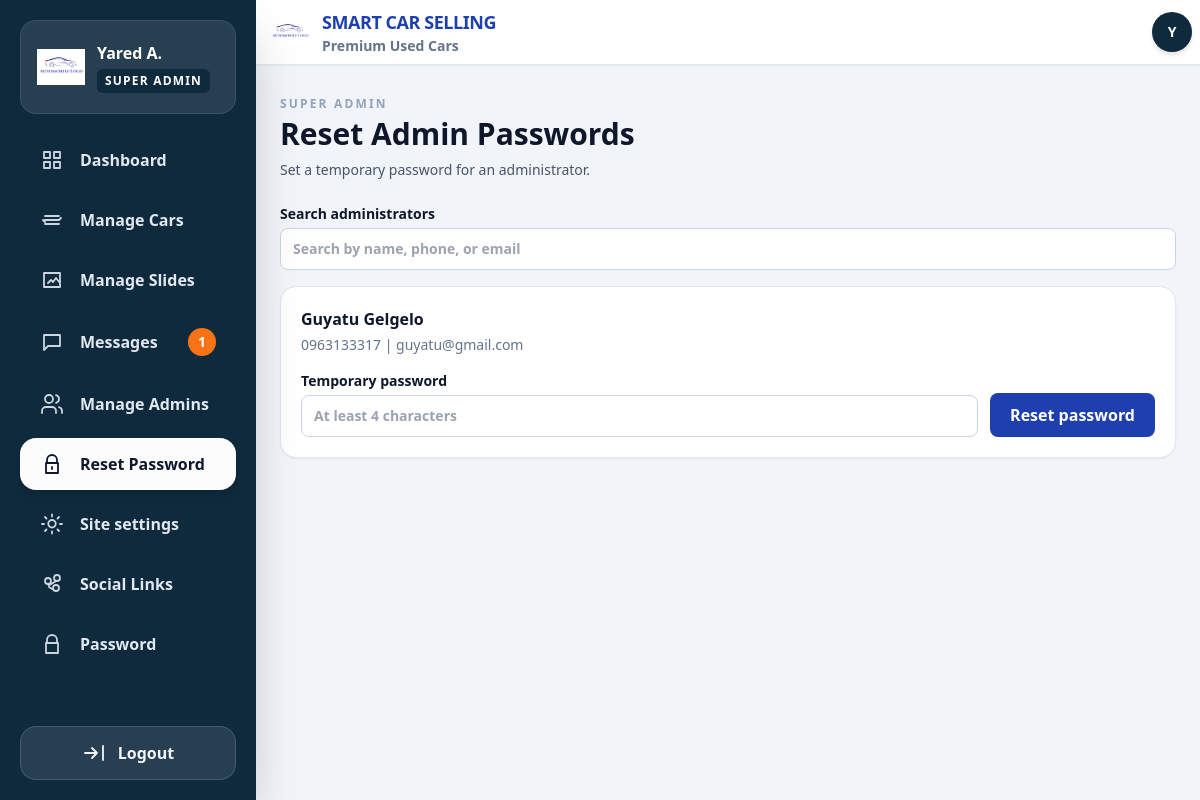
The page /admin/admin_password_reset.php (signed in) on the database its author committed.
### tables this page shows
CREATE TABLE IF NOT EXISTS `users` (
  `id` int(11) NOT NULL AUTO_INCREMENT,
  `username` varchar(50) NOT NULL,
  `password` varchar(255) NOT NULL,
  `role` enum('super_admin','admin','user') DEFAULT 'admin',
  `created_at` datetime DEFAULT current_timestamp(),
  `email` varchar(100) NOT NULL DEFAULT '',
  `name` varchar(100) NOT NULL DEFAULT '',
  `phone` varchar(20) DEFAULT NULL,
  `force_password_change` tinyint(1) NOT NULL DEFAULT 0,
  PRIMARY KEY (`id`)
);

### site_settings.php (called while the page is built, shortened)
<?php
function get_site_settings(PDO $pdo): array
{
    $defaults = [
        'site_name' => 'Smart Car Selling',
        'tagline' => 'Premium Used Cars',
        'logo_path' => 'car.png',
        'contact_phone' => '',
        'additional_phones' => '[]',
        'contact_email' => '',
        'address' => '',
        'primary_color' => '#1E40AF',
        'header_color' => '#172554',
        'footer_color' => '#172554',
        'header_content_color' => '#FFFFFF',
        'footer_content_color' => '#FFFFFF',
    ];
    $stmt = $pdo->query('SELECT setting_key, setting_value FROM site_settings');
    foreach ($stmt->fetchAll(PDO::FETCH_ASSOC) as $setting) {
        if (array_key_exists($setting['setting_key'], $defaults)) {
            $defaults[$setting['setting_key']] = $setting['setting_value'];
        }
    }
    return $defaults;
}

### admin/session.php (called while the page is built, shortened)
<?php
require_once __DIR__ . '/config.php';
$stmt = $pdo->prepare("SELECT id, name, email, phone, role, force_password_change FROM users WHERE id = ? AND role IN ('admin', 'super_admin')");
$stmt->execute([$_SESSION['admin_id']]);
$admin = $stmt->fetch(PDO::FETCH_ASSOC);
$displayName = !empty($admin['name'])
    ? $admin['name']
    : ($admin['email'] ?: $admin['phone']);
require_once __DIR__ . '/../site_settings.php';
$siteSettings = get_site_settings($pdo);
$adminLogoPath = '../' . ltrim($siteSettings['logo_path'], '/');

### admin/admin_password_reset.php (the view, shortened to what this page needs)
<?php
require_once __DIR__ . '/session.php';
$accounts = $pdo->query("SELECT id, name, email, phone FROM users WHERE role = 'admin' ORDER BY name, phone")->fetchAll(PDO::FETCH_ASSOC);
?>
<!DOCTYPE html>
<html lang="en">
<head>
  <script src="https://cdn.tailwindcss.com"></script>
</head>
<body class="min-h-screen bg-slate-100 text-slate-900">
<?php include __DIR__ . '/header.php'; ?>
<?php $activeSidebar = 'password_reset'; include __DIR__ . '/sidebar.php'; ?>
<main id="main-content" class="min-h-screen w-full pt-16 transition-all duration-300">
  <div class="mx-auto max-w-5xl px-4 py-8 sm:px-6">
    <div class="mb-6">
      <p class="text-xs font-bold uppercase tracking-[0.18em] text-slate-400">Super admin</p>
      <h1 class="mt-1 text-2xl font-bold sm:text-3xl">Reset Admin Passwords</h1>
      <p class="mt-2 text-sm text-slate-600">Set a temporary password for an administrator.</p>
    </div>
    <?php if ($accounts): ?>
      <label class="mb-4 block text-sm font-semibold">Search administrators
        <input type="search" id="admin-search" class="mt-1 w-full rounded-lg border border-slate-300 bg-white px-3 py-2.5" placeholder="Search by name, phone, or email">
      </label>
    <?php endif; ?>
    <div id="admin-account-list" class="space-y-4">
      <?php foreach ($accounts as $account): ?>
        <section class="admin-account rounded-2xl border border-slate-200 bg-white p-5 shadow-sm" data-search="<?= htmlspecialchars(mb_strtolower(implode(' ', array_filter([$account['name'], $account['phone'], $account['email']]))), ENT_QUOTES, 'UTF-8') ?>">
          <div class="mb-4">
            <h2 class="font-bold"><?= htmlspecialchars($account['name'] ?: $account['phone']) ?></h2>
            <p class="mt-1 text-sm text-slate-500"><?= htmlspecialchars($account['phone'] ?: '-') ?><?= $account['email'] ? ' | ' . htmlspecialchars($account['email']) : '' ?></p>
          </div>
          <form method="post" class="flex flex-col gap-3 sm:flex-row sm:items-end" data-confirm-title="Reset this password?" data-confirm-message="This will immediately replace the current password. The administrator will need to use the temporary password and change it after signing in." data-confirm-button="Reset password" data-confirm-style="primary">
            <label class="flex-1 text-sm font-semibold">Temporary password
              <input type="text" name="temporary_password" required minlength="4" autocomplete="off" class="mt-1 w-full rounded-lg border border-slate-300 px-3 py-2.5" placeholder="At least 4 characters">
            </label>
            <button type="submit" class="rounded-lg bg-primary px-5 py-2.5 font-bold text-white">Reset password</button>
          </form>
        </section>
      <?php endforeach; ?>
    </div>
  </div>
</main>
</body>
</html>

### admin/header.php (shortened to what this page needs)
<header class="fixed left-0 right-0 top-0 z-50 border-b border-slate-200 bg-white shadow-sm">
  <div class="flex h-16 w-full items-center justify-between px-2 lg:h-16">
    <div id="header-left" class="flex items-center transition-all duration-300">
      <a href="dashboard.php" class="ml-1 flex items-center gap-3">
        <img src="<?= htmlspecialchars($adminLogoPath, ENT_QUOTES, 'UTF-8') ?>" alt="Logo"
          class="h-10 w-10 object-contain">
        <span class="flex min-w-0 max-w-[42vw] flex-col">
          <span class="truncate text-base font-bold uppercase tracking-tight text-primary lg:text-lg">
            <?= htmlspecialchars($siteSettings['site_name'], ENT_QUOTES, 'UTF-8') ?>
          </span>
          <?php if ($siteSettings['tagline'] !== ''): ?>
            <span class="truncate text-xs font-semibold normal-case text-slate-500 sm:text-sm">
              <?= htmlspecialchars($siteSettings['tagline'], ENT_QUOTES, 'UTF-8') ?>
            </span>
          <?php endif; ?>
        </span>
      </a>
    </div>
    <div class="text-slate-900">
      <div class="relative">
        <button id="profile-btn" class="rounded-full transition" aria-label="Open profile menu">
          <span class="flex h-10 w-10 items-center justify-center rounded-full bg-[#0f2a3d] text-sm font-bold text-white shadow-md">
            <?= htmlspecialchars(strtoupper(substr($displayName, 0, 1)), ENT_QUOTES, 'UTF-8') ?>
          </span>
        </button>
      </div>
    </div>
  </div>
</header>

### admin/sidebar.php (shortened to what this page needs)
<?php
$unreadMessages = 0;
try {
    $unreadMessages = (int) $pdo->query("SELECT COUNT(*) FROM contact_messages WHERE is_read = 0")->fetchColumn();
} catch (Throwable $e) {
    $unreadMessages = 0;
}
$activeSidebar = $activeSidebar ?? '';
$nameParts = preg_split('/\s+/', trim((string) $displayName)) ?: [];
$firstName = $nameParts[0] ?? '';
$firstName = $firstName !== '' ? mb_strtoupper(mb_substr($firstName, 0, 1)) . mb_substr($firstName, 1) : 'Admin';
$shortName = $firstName;
if (isset($nameParts[1]) && trim($nameParts[1]) !== '') {
    $shortName .= ' ' . mb_strtoupper(mb_substr(trim($nameParts[1]), 0, 1)) . '.';
}
$navItems = [
    'dashboard' => ['Dashboard', 'dashboard.php', '<path stroke-linecap="round" stroke-linejoin="round" stroke-width="1.8" d="M4 4h6v6H4zm10 0h6v6h-6zM4 14h6v6H4zm10 0h6v6h-6z"/>'],
    'cars' => ['Manage Cars', 'cars.php', '<path stroke-linecap="round" stroke-linejoin="round" stroke-width="1.8" d="M5 12h14M5 8h14M5 16h14M3 12l2 2m14-2l2-2"/>'],
    'slides' => ['Manage Slides', 'hero_images.php', '<path stroke-linecap="round" stroke-linejoin="round" stroke-width="1.8" d="M4 5h16v14H4zm4 10l3-3 2 2 3-4 4 5"/>'],
    'messages' => ['Messages', 'messages.php', '<path stroke-linecap="round" stroke-linejoin="round" stroke-width="1.8" d="M4 5h16v11H8l-4 4V5z"/>'],
];
?>
<aside id="sidebar"
  class="fixed inset-y-0 left-0 z-50 flex w-64 -translate-x-full flex-col bg-[#0f2a3d] text-white shadow-2xl transition-transform duration-300 ease-in-out">
  <div class="mx-5 mt-5 flex items-center justify-between rounded-2xl border border-white/10 bg-white/10 px-4 py-5">
    <a href="dashboard.php" class="flex min-w-0 items-center gap-3 overflow-hidden">
      <img src="<?= htmlspecialchars($adminLogoPath, ENT_QUOTES, 'UTF-8') ?>" alt="Logo" class="h-12 w-12 flex-shrink-0 object-contain">
      <span class="min-w-0">
        <span class="block truncate text-base font-bold"><?= htmlspecialchars($shortName, ENT_QUOTES, 'UTF-8') ?></span>
        <span class="mt-1 inline-block rounded-md bg-[#0f2a3d] px-2 py-1 text-xs font-bold tracking-widest text-white"><?= $admin['role'] === 'super_admin' ? 'SUPER ADMIN' : 'ADMIN' ?></span>
      </span>
    </a>
  </div>
  <nav class="mt-5 flex-1 overflow-y-auto px-5 pb-4">
    <ul class="space-y-2">
      <?php foreach ($navItems as $key => [$label, $href, $icon]): ?>
        <li>
          <a href="<?= htmlspecialchars($href, ENT_QUOTES, 'UTF-8') ?>"
            class="<?= $activeSidebar === $key
              ? 'flex items-center gap-4 rounded-2xl bg-[#FCFCFC] px-5 py-3.5 text-base font-bold text-slate-900 shadow-lg'
              : 'flex items-center gap-4 rounded-xl px-5 py-3.5 text-base font-semibold text-slate-200 transition hover:bg-white/10 hover:text-white' ?>">
            <svg class="h-6 w-6 <?= $activeSidebar === $key ? '' : 'text-slate-300' ?>" fill="none" stroke="currentColor" viewBox="0 0 24 24"><?= $icon ?></svg>
            <span><?= htmlspecialchars($label, ENT_QUOTES, 'UTF-8') ?></span>
            <?php if ($key === 'messages' && $unreadMessages > 0): ?>
              <span class="ml-auto flex h-7 w-7 items-center justify-center rounded-full bg-orange-500 text-sm text-white"><?= $unreadMessages ?></span>
            <?php endif; ?>
          </a>
        </li>
      <?php endforeach; ?>
      <?php if ($admin['role'] === 'super_admin'): ?>
        <li>
          <a href="admin_accounts.php" class="<?= $activeSidebar === 'admins'
            ? 'flex items-center gap-4 rounded-2xl bg-[#FCFCFC] px-5 py-3.5 text-base font-bold text-slate-900 shadow-lg'
            : 'flex items-center gap-4 rounded-xl px-5 py-3.5 text-base font-semibold text-slate-200 transition hover:bg-white/10 hover:text-white' ?>">
            <svg class="h-6 w-6 <?= $activeSidebar === 'admins' ? '' : 'text-slate-300' ?>" fill="none" stroke="currentColor" viewBox="0 0 24 24"><path stroke-linecap="round" stroke-linejoin="round" stroke-width="1.8" d="M16 21v-2a4 4 0 00-4-4H6a4 4 0 00-4 4v2m7-10a4 4 0 100-8 4 4 0 000 8zm13 10v-2a4 4 0 00-3-3.87M16 3.13a4 4 0 010 7.75"/></svg>
            Manage Admins
          </a>
        </li>
        <li>
          <a href="admin_password_reset.php" class="<?= $activeSidebar === 'password_reset'
            ? 'flex items-center gap-4 rounded-2xl bg-[#FCFCFC] px-5 py-3.5 text-base font-bold text-slate-900 shadow-lg'
            : 'flex items-center gap-4 rounded-xl px-5 py-3.5 text-base font-semibold text-slate-200 transition hover:bg-white/10 hover:text-white' ?>">
            <svg class="h-6 w-6 <?= $activeSidebar === 'password_reset' ? '' : 'text-slate-300' ?>" fill="none" stroke="currentColor" viewBox="0 0 24 24"><path stroke-linecap="round" stroke-linejoin="round" stroke-width="1.8" d="M7 11V8a5 5 0 0110 0v3m-11 0h12v10H6V11zm6 4v2"/></svg>
            Reset Password
          </a>
        </li>
        <li>
          <a href="settings.php" class="<?= $activeSidebar === 'settings'
            ? 'flex items-center gap-4 rounded-2xl bg-[#FCFCFC] px-5 py-3.5 text-base font-bold text-slate-900 shadow-lg'
            : 'flex items-center gap-4 rounded-xl px-5 py-3.5 text-base font-semibold text-slate-200 transition hover:bg-white/10 hover:text-white' ?>">
            <svg class="h-6 w-6 <?= $activeSidebar === 'settings' ? '' : 'text-slate-300' ?>" fill="none" stroke="currentColor" viewBox="0 0 24 24"><path stroke-linecap="round" stroke-linejoin="round" stroke-width="1.8" d="M12 15.5A3.5 3.5 0 1012 8a3.5 3.5 0 000 7.5zm0-13v2m0 15v2m10-9.5h-2m-16 0H2m17-7l-1.5 1.5M6.5 17.5L5 19m14 0l-1.5-1.5M6.5 6.5L5 5"/></svg>
            Site settings
          </a>
        </li>
        <li>
          <a href="social_links.php" class="<?= $activeSidebar === 'social'
            ? 'flex items-center gap-4 rounded-2xl bg-[#FCFCFC] px-5 py-3.5 text-base font-bold text-slate-900 shadow-lg'
            : 'flex items-center gap-4 rounded-xl px-5 py-3.5 text-base font-semibold text-slate-200 transition hover:bg-white/10 hover:text-white' ?>">
            <svg class="h-6 w-6 <?= $activeSidebar === 'social' ? '' : 'text-slate-300' ?>" fill="none" stroke="currentColor" viewBox="0 0 24 24"><path stroke-linecap="round" stroke-linejoin="round" stroke-width="1.8" d="M8.6 13.5l6.8-4M9 15l6.5 4M8 12a3 3 0 100-6 3 3 0 000 6zm9-3a3 3 0 100-6 3 3 0 000 6zm-1 10a3 3 0 100-6 3 3 0 000 6z"/></svg>
            Social Links
          </a>
        </li>
      <?php endif; ?>
      <li>
        <a href="change_password.php" class="<?= $activeSidebar === 'password'
          ? 'flex items-center gap-4 rounded-2xl bg-[#FCFCFC] px-5 py-3.5 text-base font-bold text-slate-900 shadow-lg'
          : 'flex items-center gap-4 rounded-xl px-5 py-3.5 text-base font-semibold text-slate-200 transition hover:bg-white/10 hover:text-white' ?>">
          <svg class="h-6 w-6 <?= $activeSidebar === 'password' ? '' : 'text-slate-300' ?>" fill="none" stroke="currentColor" viewBox="0 0 24 24"><path stroke-linecap="round" stroke-linejoin="round" stroke-width="1.8" d="M7 11V8a5 5 0 0110 0v3m-11 0h12v10H6V11z"/></svg>
          Password
        </a>
      </li>
    </ul>
  </nav>
  <div class="px-5 pb-5">
    <form action="logout.php" method="POST" data-confirm-title="Log out?" data-confirm-message="Are you sure you want to log out of the admin panel?" data-confirm-button="Log out">
      <button type="submit"
        class="flex w-full items-center justify-center gap-3 rounded-2xl border border-white/15 bg-white/10 py-3.5 text-base font-bold text-slate-100 transition hover:border-red-400/40 hover:bg-red-500/10">
        <svg class="h-6 w-6" fill="none" stroke="currentColor" viewBox="0 0 24 24"><path stroke-linecap="round" stroke-linejoin="round" stroke-width="1.8" d="M10 17l5-5-5-5m5 5H3m18 7V5"/></svg>
        Logout
      </button>
    </form>
  </div>
</aside>

### admin/header.php (style rules this page uses)
@media (min-width: 1024px) { #sidebar { transform: translateX(0) !important; } }
@media (min-width: 1024px) { #main-content { margin-left: 256px !important; width: calc(100% - 256px) !important; } }
@media (min-width: 1024px) { #header-left { margin-left: 258px !important; } }

### rows shown on the page
users: name "Y", name "Yared A."
users: name "Guyatu Gelgelo", phone "0963133317", email "guyatu@gmail.com"

### other values the page prints
$siteSettings['site_name'] "SMART CAR SELLING"
$siteSettings['tagline'] "Premium Used Cars"
$label "Dashboard"
$label "Manage Cars"
$label "Manage Slides"
$label "Messages"
$unreadMessages "1"
